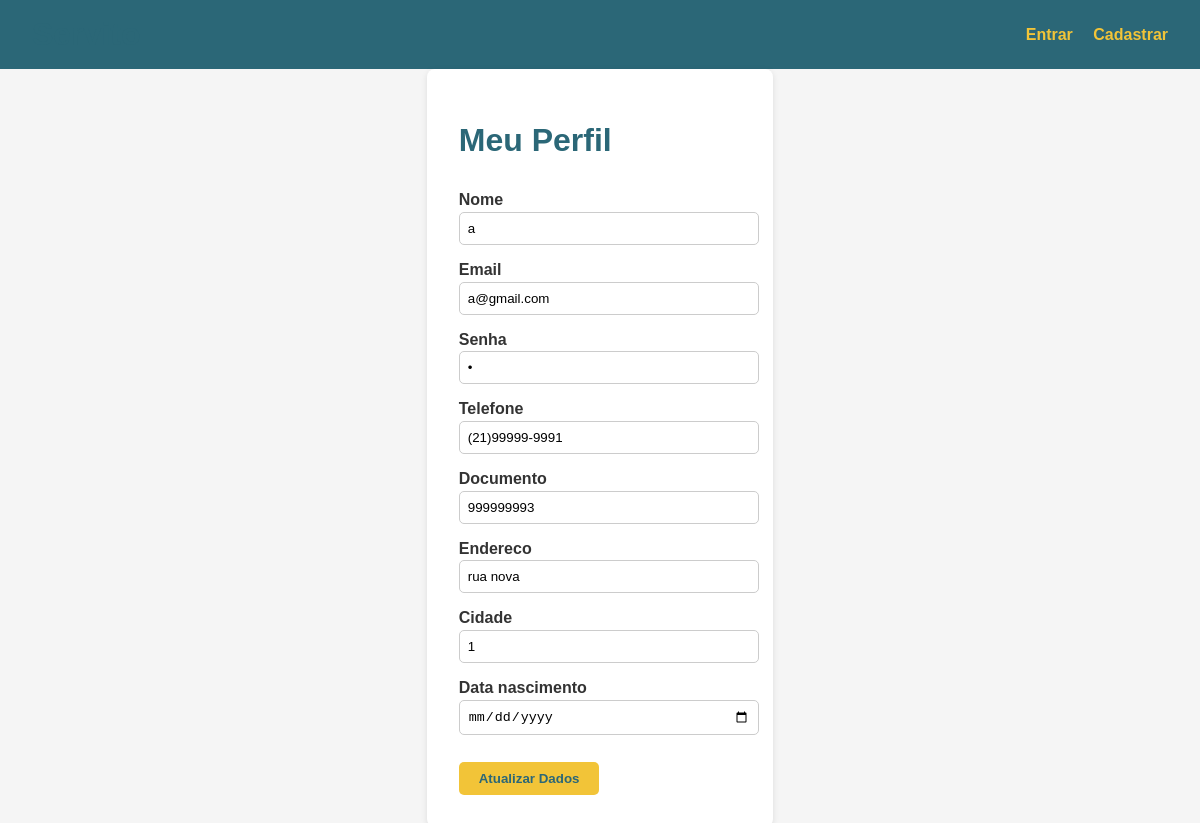
Before: /perfil/3 with the older database file.
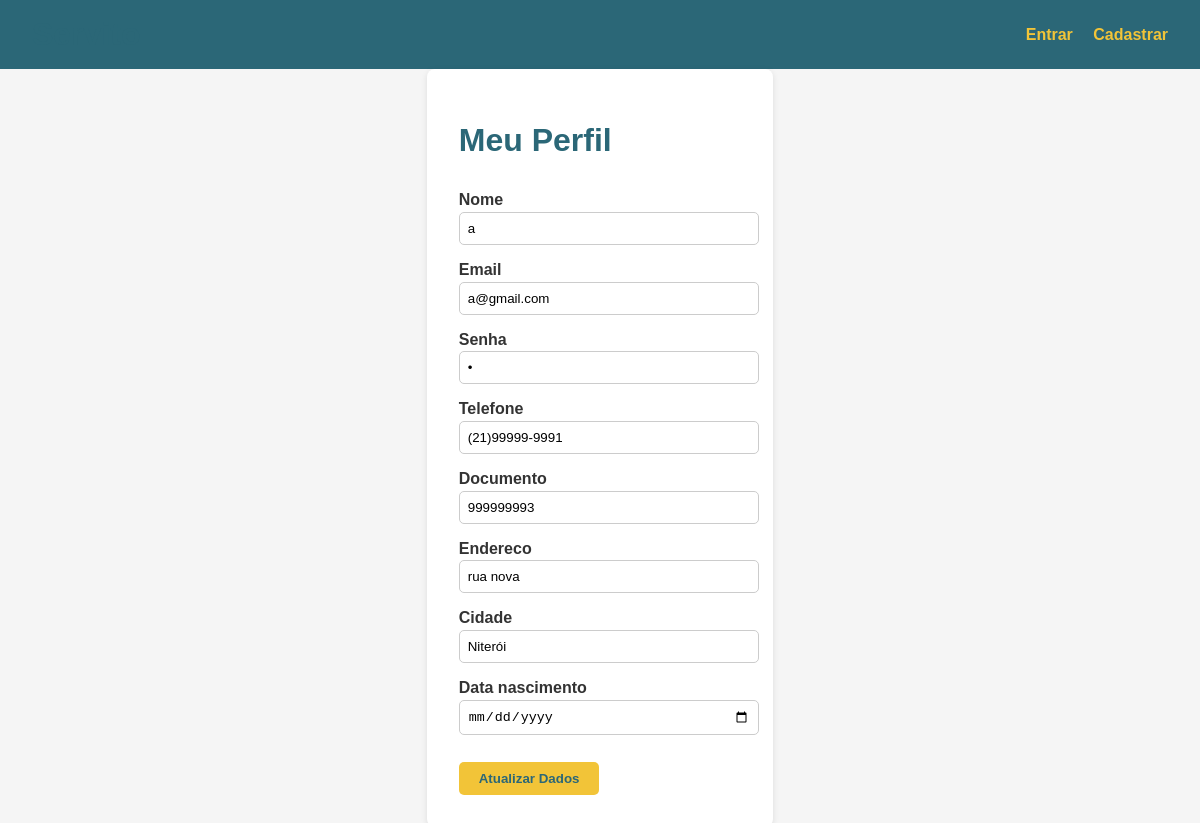
After: the same page with the newer database file.
### usuarios/models.py (models this page shows, shortened)
class Cadastro(models.Model):
    nome = models.CharField(max_length=64)
    email = models.CharField(max_length=64, unique = True)
    senha = models.CharField(max_length=64)
    telefone = models.CharField(max_length=64, unique=True)
    documento = models.CharField(max_length=64, unique=True)
    endereco = models.CharField(max_length=64)
    cidade = models.CharField(max_length=64)
    data_cadastro = models.DateField()
    class Meta:
        abstract = True

class Usuario(Cadastro):
    data_nascimento = models.DateField()
    is_banned = models.BooleanField(default = False)

### usuarios/views.py (the view)
# urls.py: path('perfil/<int:id>', perfil_controller.perfil, name="perfil"),
    def perfil(self, request, id):
        strategy = get_strategy()
        usuario = strategy.get_single(Usuario, id)
        if request.method == "POST":
            form = UsuarioForm(request.POST, instance=usuario)
            if form.is_valid():
                strategy.post(form)
                return redirect('perfil', id=usuario.id)  # redireciona para o próprio perfil
        else:
            form = UsuarioForm(instance=usuario)
        return render(request, 'perfil.html', {'form': form, 'usuario_logado': 'email' in request.session})

### usuarios/forms.py
class UsuarioForm(forms.ModelForm):
    class Meta:
        model = Usuario
        fields = [
            'nome',
            'email',
            'senha',
            'telefone',
            'documento',
            'endereco',
            'cidade',
            'data_nascimento',
        ]
        widgets = {
            'senha': forms.PasswordInput(render_value=True),
            'data_nascimento': forms.DateInput(attrs={'type': 'date'}),
        }

### usuarios/services.py (called while the page is built)
    def get_single(self, instance, id):
        return get_object_or_404(instance, pk=id)

### usuarios/views.py (called while the page is built)
def get_strategy():
    return ApiStrategy() if settings.USE_API else DjangoStrategy()

### usuarios/templates/perfil.html (shortened to what this page needs)
<!DOCTYPE html>
<html lang="pt-br">
<head>
</head>
<body>
    {% include "header.html" %}
    <div class="container">
        <h1>Meu Perfil</h1>
        <form method="POST">
            {% for field in form %}
                <label for="{{ field.id_for_label }}">{{ field.label }}</label>
                {{ field }}
            {% endfor %}
            <button type="submit">Atualizar Dados</button>
        </form>
    </div>
</body>
</html>

Changed rows visible on the page:
changed Usuario "a@gmail.com": cidade "1" → "Niterói"
